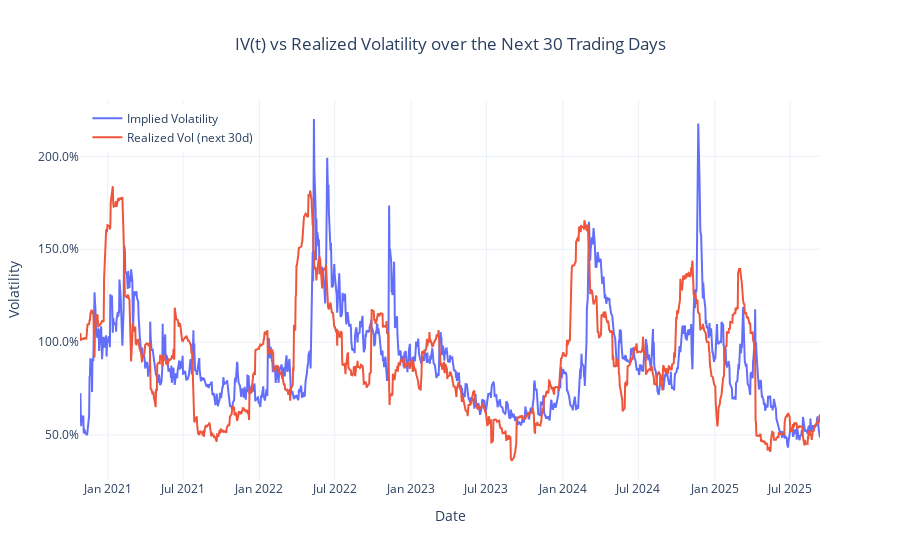
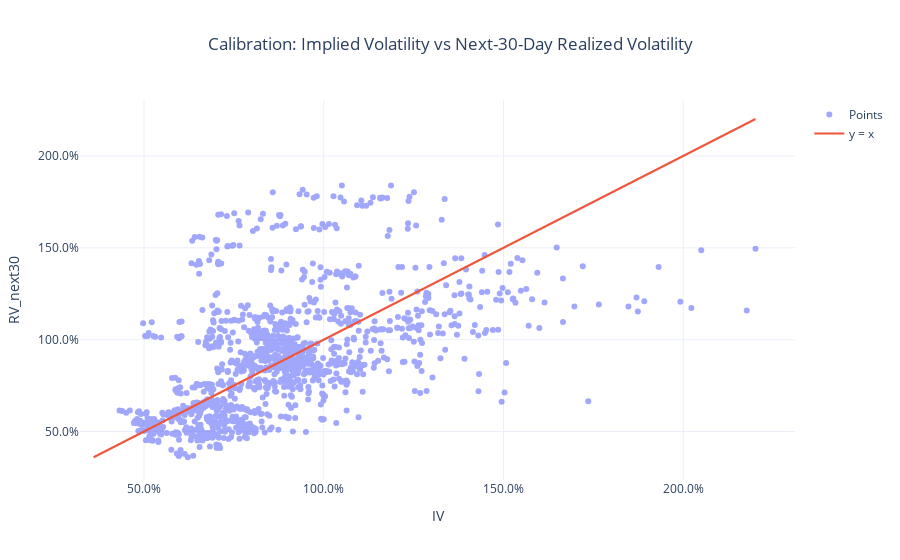

Notebook code for these charts, in order:
### Markdown cell above
## impl vs real

### Code cell
import pandas as pd
import numpy as np
import plotly.graph_objects as go
from pathlib import Path

# --- util ---
def load_series(path: str, date_col: str, value_col: str, name: str):
    p = Path(path)
    if not p.exists():
        return None
    df = pd.read_csv(p, parse_dates=[date_col]).sort_values(date_col)
    return df.set_index(date_col)[value_col].astype(float).rename(name)

# --- carica IV ---
iv = load_series('implied_volatility_5y.csv', 'date', 'Implied Volatility', 'IV')
if iv is None or iv.empty:
    raise RuntimeError("File 'implied_volatility_5y.csv' mancante o vuoto.")

# --- carica RV trailing: preferisci IB, altrimenti custom ---
rv_ib   = load_series('realized_volatility_5y.csv', 'date', 'Realized Volatility', 'RV_trailing')
rv_cust = load_series('custom_volatility_5y.csv',   'date', 'Custom Volatility',   'RV_trailing')

rv_trailing = rv_ib if (rv_ib is not None and not rv_ib.empty) else rv_cust
if rv_trailing is None or rv_trailing.empty:
    raise RuntimeError("Né 'realized_volatility_5y.csv' né 'custom_volatility_5y.csv' disponibili.")

print(f"Fonte RV: {'IB HISTORICAL_VOLATILITY' if (rv_ib is not None and not rv_ib.empty) else 'Custom 30d rolling std'}")

# --- RV futura a 30 sedute ---
rv_next30 = rv_trailing.shift(-30).rename('RV_next30')

# --- allinea e pulisci ---
df = pd.concat([iv, rv_next30], axis=1).dropna()
if df.empty:
    raise RuntimeError("Serie allineata vuota dopo dropna. Verifica la sovrapposizione delle date.")

# --- metriche ---
diff = df['RV_next30'] - df['IV']
corr = df['IV'].corr(df['RV_next30'])
bias = diff.mean()
mae  = diff.abs().mean()
mape = (diff.abs() / df['RV_next30']).replace([np.inf, -np.inf], np.nan).dropna().mean()

print(f"Corr(IV, RV_next30): {corr:.3f}")
print(f"Bias (RV_next30 - IV): {bias:.4f}")
print(f"MAE: {mae:.4f}")
print(f"MAPE: {mape:.2%}")

# --- grafico temporale IV(t) vs RV(t+30d) ---
fig_ts = go.Figure()
fig_ts.add_trace(go.Scatter(x=df.index, y=df['IV'], name='Implied Volatility', line=dict(width=2)))
fig_ts.add_trace(go.Scatter(x=df.index, y=df['RV_next30'], name='Realized Vol (next 30d)', line=dict(width=2)))
fig_ts.update_layout(
    title='IV(t) vs Realized Volatility over the Next 30 Trading Days',
    title_x=0.5,
    xaxis_title='Date',
    yaxis_title='Volatility',
    yaxis_tickformat='.1%',
    hovermode='x unified',
    legend=dict(yanchor="top", y=0.99, xanchor="left", x=0.01),
    template='plotly_white'
)
fig_ts.show()

# --- scatter di calibrazione IV vs RV_next30 ---
fig_sc = go.Figure()
fig_sc.add_trace(go.Scatter(x=df['IV'], y=df['RV_next30'], mode='markers', name='Points', opacity=0.6))
diag_min = float(df[['IV','RV_next30']].min().min())
diag_max = float(df[['IV','RV_next30']].max().max())
diag_x = np.linspace(diag_min, diag_max, 200)
fig_sc.add_trace(go.Scatter(x=diag_x, y=diag_x, mode='lines', name='y = x'))
fig_sc.update_layout(
    title='Calibration: Implied Volatility vs Next-30-Day Realized Volatility',
    title_x=0.5,
    xaxis_title='IV',
    yaxis_title='RV_next30',
    xaxis_tickformat='.1%',
    yaxis_tickformat='.1%',
    template='plotly_white'
)
fig_sc.show()

### Figure 1 — Plotly figure (JSON) as saved in the notebook; plotly's stock layout.template omitted (floating-point values rounded to 4 significant figures; data arrays with more than 128 entries replaced by an {"elided": "..."} marker saying what was removed)
{"data": [{"line": {"width": 2}, "name": "Implied Volatility", "type": "scatter", "x": {"elided": "1225 str values"}, "y": {"elided": "1225 float values"}}, {"line": {"width": 2}, "name": "Realized Vol (next 30d)", "type": "scatter", "x": {"elided": "1225 str values"}, "y": {"elided": "1225 float values"}}], "layout": {"autosize": true, "hovermode": "x unified", "legend": {"x": 0.01, "xanchor": "left", "y": 0.99, "yanchor": "top"}, "title": {"text": "IV(t) vs Realized Volatility over the Next 30 Trading Days", "x": 0.5}, "xaxis": {"autorange": true, "range": ["2020-10-26", "2025-09-11"], "title": {"text": "Date"}, "type": "date"}, "yaxis": {"autorange": true, "range": [0.2576, 2.303], "tickformat": ".1%", "title": {"text": "Volatility"}, "type": "linear"}}}

### Figure 2 — Plotly figure (JSON) as saved in the notebook; plotly's stock layout.template omitted (floating-point values rounded to 4 significant figures; data arrays with more than 128 entries replaced by an {"elided": "..."} marker saying what was removed)
{"data": [{"mode": "markers", "name": "Points", "opacity": 0.6, "type": "scatter", "x": {"elided": "1225 float values"}, "y": {"elided": "1225 float values"}}, {"mode": "lines", "name": "y = x", "type": "scatter", "x": {"elided": "200 float values"}, "y": {"elided": "200 float values"}}], "layout": {"autosize": true, "title": {"text": "Calibration: Implied Volatility vs Next-30-Day Realized Volatility", "x": 0.5}, "xaxis": {"autorange": true, "range": [0.3288, 2.304], "tickformat": ".1%", "title": {"text": "IV"}, "type": "linear"}, "yaxis": {"autorange": true, "range": [0.2115, 2.306], "tickformat": ".1%", "title": {"text": "RV_next30"}, "type": "linear"}}}
